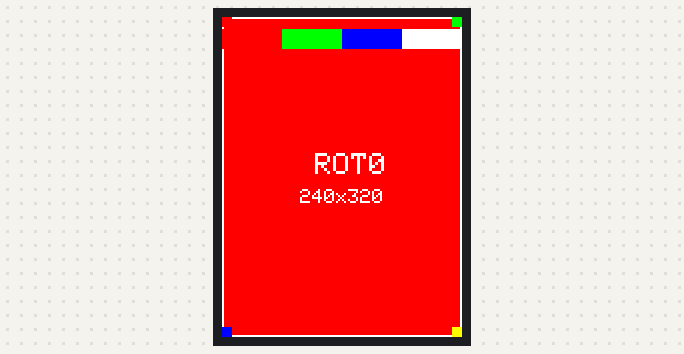
A sketch run on a simulated ESP32. On the bench: 320×240 colour display. What the sketch prints to the serial monitor is not drawn.

Above: at 0.8 s.
At 4.9 s:
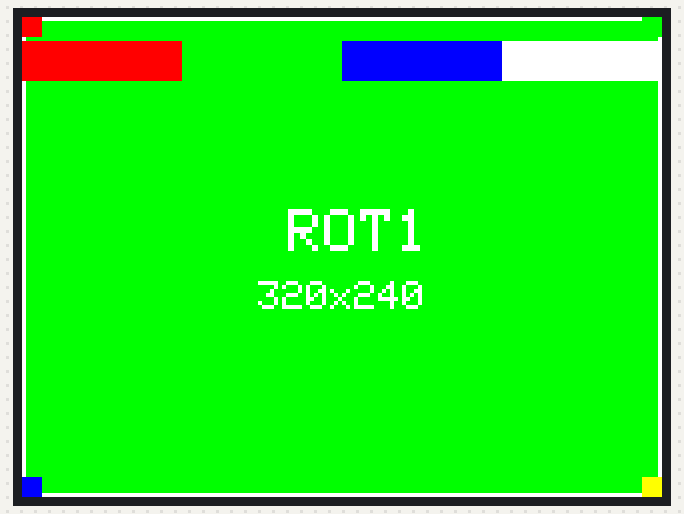
At 8.9 s:
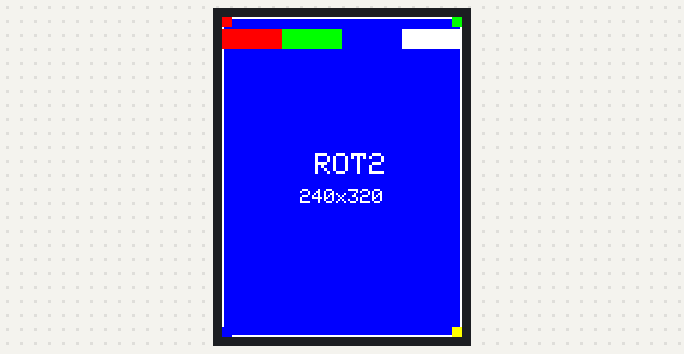
At 12.9 s:
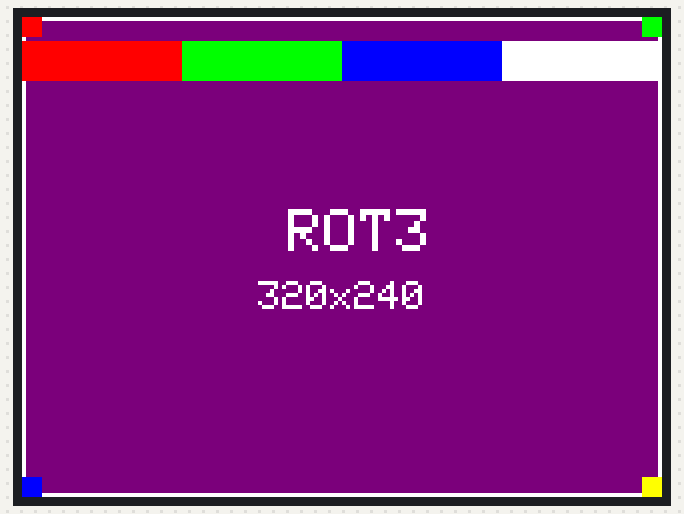

The sketch:

tft_display_esp32s.ino
```cpp
/*
 * TFT ST7789V — pantalla de calibración (ESP32)
 *
 * Cicla por las 4 rotaciones cada 4 s mostrando:
 *   - borde blanco doble (verifica que llena toda la pantalla)
 *   - bandas R/G/B/W arriba
 *   - marcadores de esquina de colores distintos
 *   - número de rotación y dimensiones en el centro
 *
 * Pines ESP32: CS=16, DC=17, RST=21 | MOSI=23, SCK=18
 * Chip: ST7789V (240x320). Librería: Adafruit ST7735 and ST7789.
 */

#include <SPI.h>
#include <Adafruit_GFX.h>
#include <Adafruit_ST7789.h>

#define TFT_CS  16
#define TFT_DC  17
#define TFT_RST 21

static const uint32_t TFT_SPI_HZ = 20000000UL;
static const uint32_t SWITCH_MS  = 4000UL;

Adafruit_ST7789 tft = Adafruit_ST7789(TFT_CS, TFT_DC, TFT_RST);

static const uint16_t BG[4] = {
  ST77XX_RED,
  ST77XX_GREEN,
  0x001F,  // azul
  0x780F   // púrpura
};

static void showCalibration(uint8_t rot) {
  tft.setRotation(rot);
  int16_t w = tft.width();
  int16_t h = tft.height();

  tft.fillScreen(BG[rot]);

  tft.drawRect(0,    0,    w,   h,   ST77XX_WHITE);
  tft.drawRect(1,    1,    w-2, h-2, ST77XX_WHITE);

  tft.fillRect(0,    0,    10, 10, ST77XX_RED);
  tft.fillRect(w-10, 0,    10, 10, ST77XX_GREEN);
  tft.fillRect(0,    h-10, 10, 10, ST77XX_BLUE);
  tft.fillRect(w-10, h-10, 10, 10, ST77XX_YELLOW);

  int16_t bw = w / 4;
  tft.fillRect(0,      12, bw,     20, ST77XX_RED);
  tft.fillRect(bw,     12, bw,     20, ST77XX_GREEN);
  tft.fillRect(bw * 2, 12, bw,     20, ST77XX_BLUE);
  tft.fillRect(bw * 3, 12, w-bw*3, 20, ST77XX_WHITE);

  tft.setTextColor(ST77XX_WHITE);
  tft.setTextSize(3);
  tft.setCursor(w / 2 - 27, h / 2 - 24);
  tft.print("ROT");
  tft.print(rot);

  tft.setTextSize(2);
  tft.setCursor(w / 2 - 42, h / 2 + 12);
  tft.print(w);
  tft.print('x');
  tft.print(h);

  Serial.print("ROT="); Serial.print(rot);
  Serial.print("  "); Serial.print(w);
  Serial.print("x"); Serial.println(h);
}

static uint8_t currentRot = 0;
static uint32_t lastSwitch = 0;

void setup() {
  Serial.begin(115200);
  delay(150);

  tft.init(240, 320, SPI_MODE3);
  tft.setSPISpeed(TFT_SPI_HZ);
  delay(50);

  for (uint8_t r = 0; r < 4; r++) {
    tft.setRotation(r);
    tft.fillScreen(ST77XX_BLACK);
  }

  showCalibration(0);
  lastSwitch = millis();
}

void loop() {
  if (millis() - lastSwitch >= SWITCH_MS) {
    lastSwitch = millis();
    currentRot = (currentRot + 1) % 4;
    showCalibration(currentRot);
  }
}
```

Measured:
- by itself, everything shown: repeats every 16.0 s, in 4 steps
- what the display in image 0 shows lasts 4.1 s, from 0.7 s to 4.8 s
- what the display in image 1 shows lasts 4.0 s, from 4.8 s to 8.8 s
